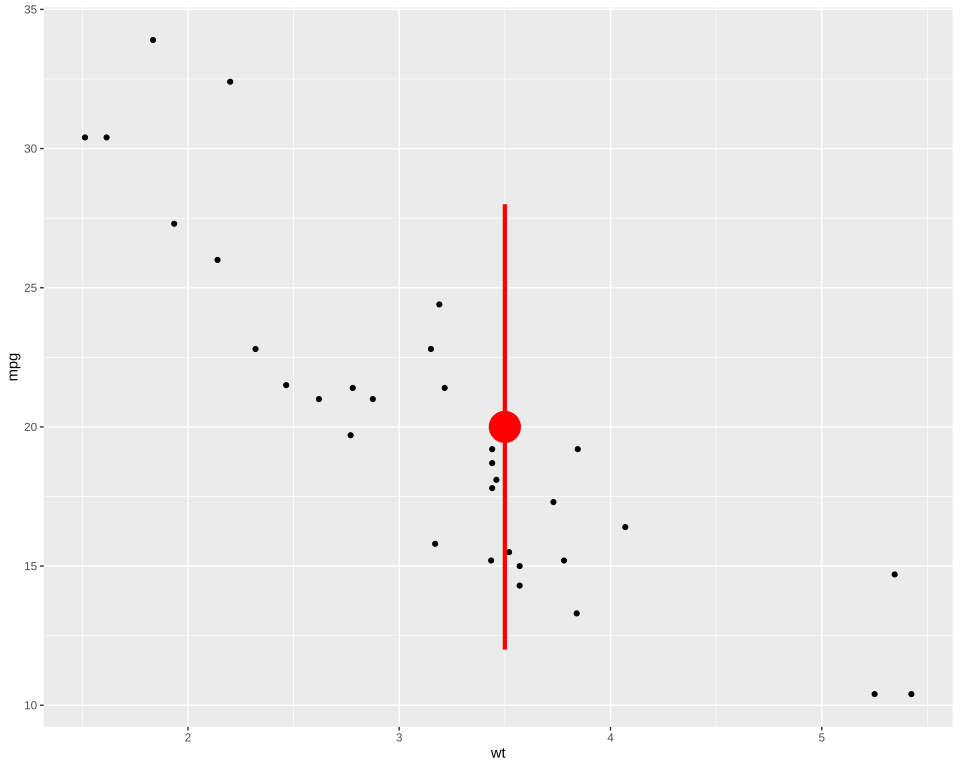

The R source for this figure:
# The plot test/golden/pointrange_annotate.svg draws, drawn by ggplot2 itself, as ggplot2's own visual tests
# draw their snapshots: the independent check on that golden whenever it changes. The suite never
# runs this; it needs R, ggplot2 and vdiffr, saved as the Docker image giggly-r:ggplot2-4.0.3. From
# the repository's root:
#
#   docker run --rm -v "$PWD/test/golden":/golden:ro giggly-r:ggplot2-4.0.3 \
#     Rscript /golden/pointrange_annotate.R > pointrange_annotate.ggplot2.svg
#
# and compare the two drawings element by element, as test/golden/point.R does.
#
# The reference page's annotated point range over mtcars' points, as annotate()'s page draws it.
# First checked with ggplot2 4.0.3 and vdiffr 1.0.9: every element and clip path matches, the x
# axis drawn before the y as in test/golden/point.R.

library(ggplot2)

plot <- ggplot(mtcars, aes(x = wt, y = mpg)) + geom_point() +
  annotate("pointrange", x = 3.5, y = 20, ymin = 12, ymax = 28,
    colour = "red", size = 2.5, linewidth = 1.5) +
  theme_gray()

file <- tempfile(fileext = ".svg")
vdiffr::write_svg(plot, file)
cat(readLines(file), sep = "\n")
